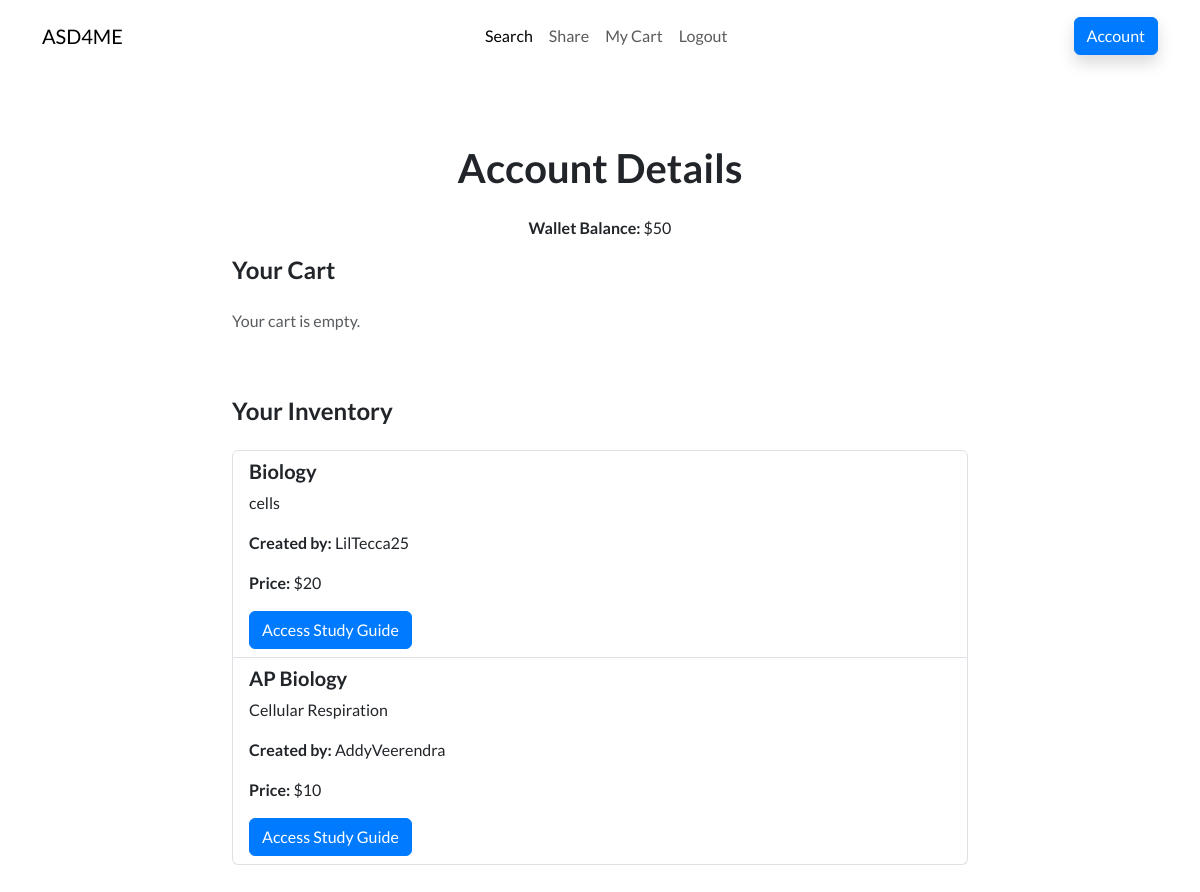
/market/account (signed in), run on the app's committed database.
### models.py (models this page shows)
class Inventory(db.Model):
    id = db.Column(db.Integer, primary_key=True)
    user_id = db.Column(db.Integer, db.ForeignKey('user.id'), nullable=False)
    study_guide_id = db.Column(db.Integer, db.ForeignKey('study_guide.id'), nullable=False)
    study_guide = db.relationship('StudyGuide')
    user = db.relationship('User', backref='inventory_items')

class StudyGuide(db.Model):
    id = db.Column(db.Integer, primary_key=True)
    Class = db.Column(db.String(20), nullable=False)
    UnitTopic = db.Column(db.String(20), nullable=False)
    Price = db.Column(db.Integer, nullable=False)
    Creator = db.Column(db.String(20), nullable=False)
    Link = db.Column(db.String(100), nullable=False)

### Market.py (the view, shortened to what this page needs)
@market_bp.route('/account', methods=['GET', 'POST'])
@login_required
def account_home():
    cart = current_user.cart
    cart_items = CartItem.query.filter_by(cart_id=cart.id).all() if cart else []
    inventory_items = Inventory.query.filter_by(user_id=current_user.id).all()
    form = FlaskForm()
    return render_template('account.html', wallet=current_user.wallet, cart_items=cart_items, inventory=inventory_items, form=form)

### ASD4ME.py (called while the page is built)
@login_manager.user_loader
def load_user(user_id):
    return User.query.get(int(user_id))

### templates/account.html (shortened to what this page needs)
<!DOCTYPE html>
<html lang="en">
<head>
    <link rel="stylesheet" href="/static/assets/bootstrap/css/bootstrap.min.css">
</head>
<body>
    <nav class="navbar navbar-expand-md fixed-top navbar-shrink py-3 navbar-light" id="mainNav">
        <div class="container">
            <a class="navbar-brand d-flex align-items-center" href="/market"><span>ASD4ME</span></a>
            <div class="collapse navbar-collapse" id="navcol-1">
                <ul class="navbar-nav mx-auto">
                    <li class="nav-item"><a class="nav-link active" href="/market/search">Search</a></li>
                    <li class="nav-item"><a class="nav-link" href="/market/share">Share</a></li>
                    <li class="nav-item"><a class="nav-link" href="/market/account">My Cart</a></li>
                    <li class="nav-item"><a class="nav-link" href="/market/logout">Logout</a></li>
                </ul>
                <a class="btn btn-primary shadow" role="button" href="/market/account">Account</a>
            </div>
        </div>
    </nav>
    <section class="py-5 mt-5">
        <div class="container py-5">
            <div class="row">
                <div class="col-md-8 col-xl-6 text-center mx-auto">
                    <h2 class="display-6 fw-bold mb-4">Account Details</h2>
                    <p><strong>Wallet Balance:</strong> ${{ wallet }}</p>
                </div>
            </div>
            <div class="row d-flex justify-content-center">
                <div class="col-md-8">
                    <h4 class="mb-4">Your Cart</h4>
                    {% if cart_items %}
                        <ul class="list-group">
                            {% for item in cart_items %}
                                <li class="list-group-item d-flex justify-content-between align-items-center">
                                    <div>
                                        <h5>{{ item.study_guide.Class }}</h5>
                                        <p>{{ item.study_guide.UnitTopic }}</p>
                                        <p><strong>Created by:</strong> {{ item.study_guide.Creator }}</p>
                                        <p><strong>Price:</strong> ${{ item.study_guide.Price }}</p>
                                        <p><strong>Quantity:</strong> {{ item.quantity }}</p>
                                    </div>
                                    <form action="{{ url_for('market_bp.account_home') }}" method="post">
                                        {{ form.hidden_tag() }}
                                        <input type="hidden" name="item_id" value="{{ item.id }}">
                                        <button class="btn btn-danger" type="submit">Remove</button>
                                    </form>
                                </li>
                            {% endfor %}
                        </ul>
                        <form action="{{ url_for('market_bp.finalize_purchase') }}" method="post">
                            {{ form.hidden_tag() }}
                            <button class="btn btn-success mt-3" type="submit">Finalize Purchase</button>
                        </form>
                    {% else %}
                        <p class="text-muted">Your cart is empty.</p>
                    {% endif %}
                </div>
            </div>
            <div class="row d-flex justify-content-center mt-5">
                <div class="col-md-8">
                    <h4 class="mb-4">Your Inventory</h4>
                    {% if inventory %}
                        <ul class="list-group">
                            {% for item in inventory %}
                                <li class="list-group-item">
                                    <div>
                                        <h5>{{ item.study_guide.Class }}</h5>
                                        <p>{{ item.study_guide.UnitTopic }}</p>
                                        <p><strong>Created by:</strong> {{ item.study_guide.Creator }}</p>
                                        <p><strong>Price:</strong> ${{ item.study_guide.Price }}</p>
                                        <a href="{{ item.study_guide.Link if item.study_guide.Link.startswith('http') else 'https://' + item.study_guide.Link }}" class="btn btn-primary">Access Study Guide</a>
                                    </div>
                                </li>
                            {% endfor %}
                        </ul>
                    {% else %}
                        <p class="text-muted">Your inventory is empty.</p>
                    {% endif %}
                </div>
            </div>
        </div>
    </section>
</body>
</html>

### data on the page
Inventory: study_guide.Class "Biology", study_guide.UnitTopic "cells", study_guide.Creator "LilTecca25", study_guide.Price "20"
Inventory: study_guide.Class "AP Biology", study_guide.UnitTopic "Cellular Respiration", study_guide.Creator "AddyVeerendra", study_guide.Price "10"

### other printed values
{{ wallet }} "50"
